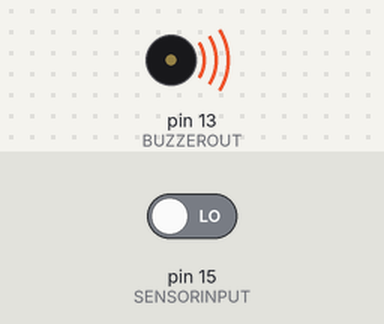
The sketch below on a simulated Arduino Uno, built with avr-gcc and run on an emulated ATmega328P. On the bench: buzzer (waves = sounding, pin HIGH). The inputs (shaded band) are chosen by the test bench; at power-on: pin 15 (SENSORINPUT) LOW. What the sketch prints to the serial monitor is not drawn.

Above: at 1.2 s.
1.3 s: pin 15 (SENSORINPUT) driven HIGH
At 1.9 s:
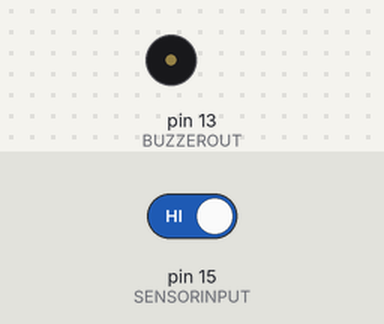
2.8 s: pin 15 (SENSORINPUT) driven LOW
At 3.1 s:
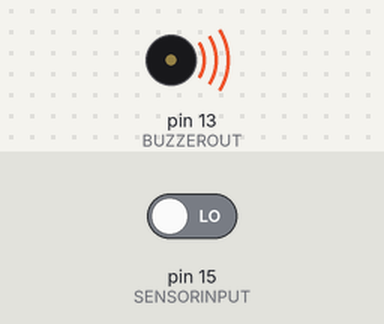
Timing chart, 0 to 5.8 s (numbered marks = the images above; inputs shaded):
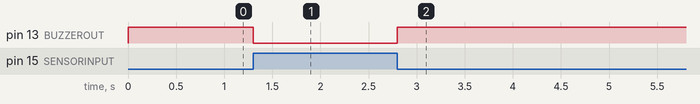

The sketch:

proxsensor.ino
```cpp
int SENSORINPUT = 15;
int BUZZEROUT = 13;

void setup() {
  pinMode(SENSORINPUT, INPUT);
  pinMode(BUZZEROUT, OUTPUT);
  Serial.begin(115200);
}

void loop() {
  digitalRead(SENSORINPUT);
  int value = digitalRead(SENSORINPUT);
  Serial.println(value);

  if (value == 1){
    digitalWrite(BUZZEROUT, LOW);
  }
  else
  {
    digitalWrite(BUZZEROUT, HIGH);
  }
}
```

Measured:
- after the input at 1.3 s, pin 13 (BUZZEROUT): HIGH → LOW at once
- after the input at 2.8 s, pin 13 (BUZZEROUT): LOW → HIGH at once
